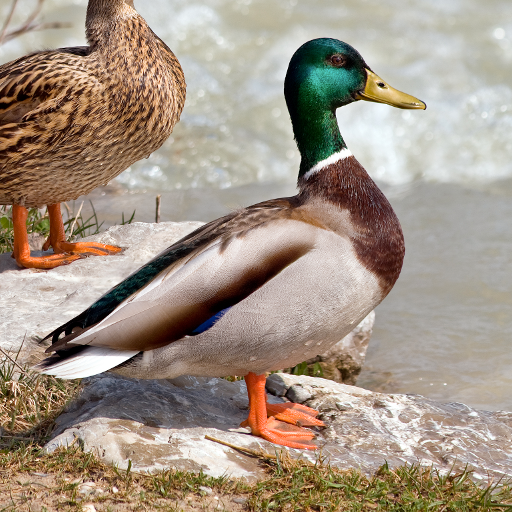
#> input picture Imaging/figures/Anas_platyrhynchos_male_female_quadrat_512.png, 512 x 512 px
$ python PSF_1.py
#> lines starting #> are read from the running program, lines starting #| are printed output that depends on the picture
import numpy as np
import matplotlib.pyplot as plt
import matplotlib.image as mpimg


# Read images
duck = mpimg.imread('figures/Anas_platyrhynchos_male_female_quadrat_512.png')
#> duck is the input picture: shape (512, 512, 4) float32; mean R, G, B, A 0.638, 0.581, 0.523, 1

def rgb2gray(rgb):
    """
    Convert rgb image to gray image.
    """
    r, g, b = rgb[:,:,0], rgb[:,:,1], rgb[:,:,2]
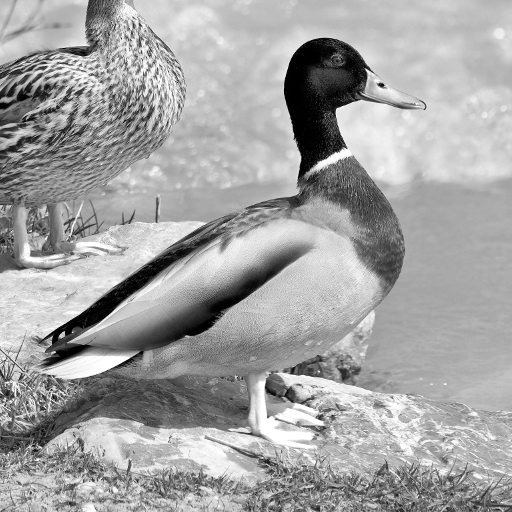
#> r: shape (512, 512) float32; min 0, max 1, mean 0.638
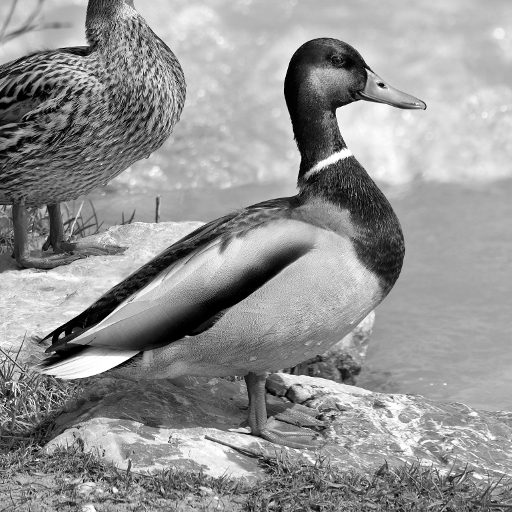
#> g: shape (512, 512) float32; min 0, max 1, mean 0.581
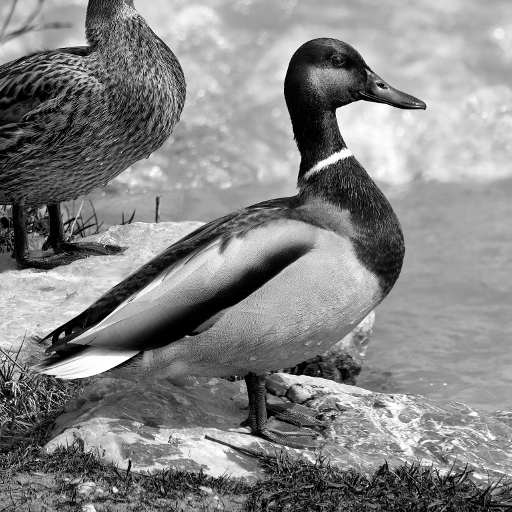
#> b: shape (512, 512) float32; min 0, max 1, mean 0.523
    gray = 0.2989 * r + 0.5870 * g + 0.1140 * b #standard grayscale conversion
    return gray

gDuck = rgb2gray(duck)


def circularSamplingMap(imgSize, outer, inner=0):
    """Return a circular sampling map of the size [imgSize, imgSize]
    imgSize : Size of the image in pixel
    outer   : outer radius (in pixel) to exclude sampling above
    inner   : inner radius (in pixel) to exclude sampling bellow
    """
    zero = np.zeros((imgSize, imgSize), dtype=float)
    one = np.ones((imgSize, imgSize), dtype=float)
    xpos, ypos = np.mgrid[0:imgSize, 0:imgSize] # Generate 2 grids of size imgSize*imgSize. The first grid contains the x pos and the 2nd the y pos
    radius = np.sqrt((xpos-imgSize/2)**2 + (ypos-imgSize/2)**2) # Add the 2 grids to get a single one which contain the distance from the central pixel
    sampling = np.where((outer >= radius) & (radius >=inner), 1., 0.) #
    return sampling


imgSize = 512

# Plot sammpling function and it's fourier transform (PSF)
sampling = circularSamplingMap(imgSize, 100, 30) # Get sampling function
fftSampling = (np.fft.fftshift(np.fft.ifft2(sampling))) # fft of the sampling function

fig, ax = plt.subplots(figsize=(16,8))
plt.subplot(1,2,1)
plt.title('Sampling function')
plt.imshow(sampling).set_cmap('gray')
plt.subplot(1,2,2)
plt.title('PSF')
plt.imshow(np.abs(fftSampling))
plt.colorbar(shrink=0.5)


# Observed image of the Duck
fftDuck = np.fft.fftshift(np.fft.fft2(gDuck))
observedDuck = np.fft.ifft2(np.fft.fftshift(sampling * fftDuck)) # Multiply sampling function and Fourier Transform of DUck then back to spatial domain
plt.figure(figsize=(8,8))
plt.title('Observed Duck')
plt.imshow(np.abs(observedDuck)).set_cmap('gray')

plt.show()
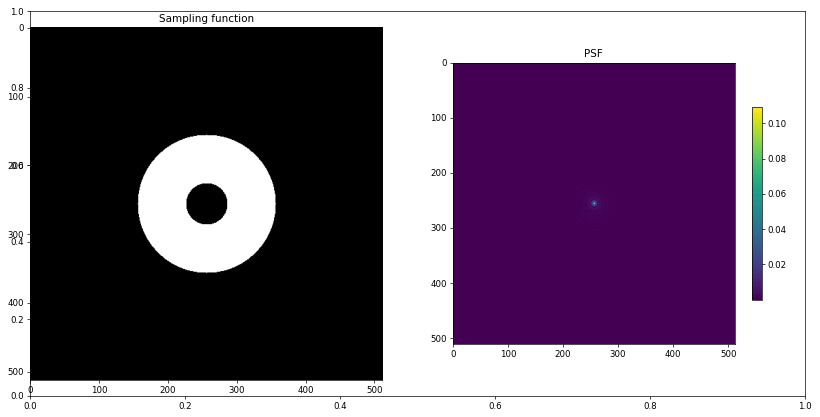
#> figure drawn by matplotlib, 3 panels
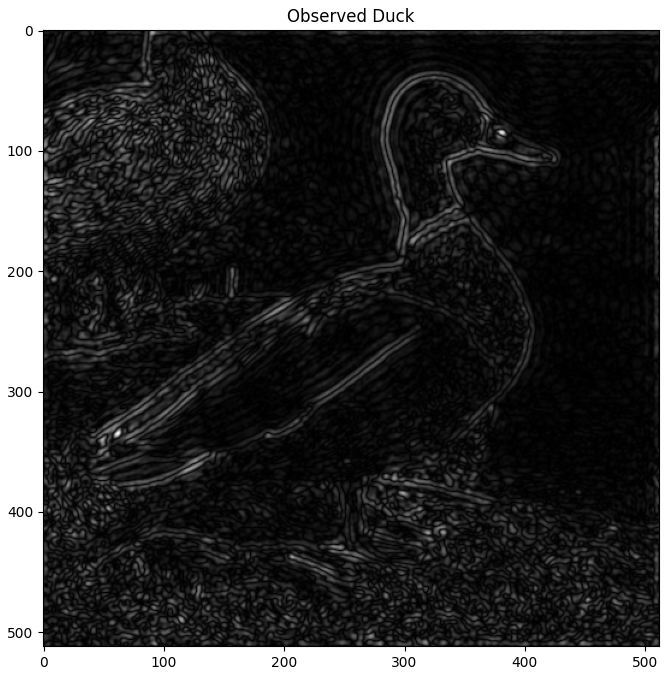
#> figure drawn by matplotlib, 1 panel
